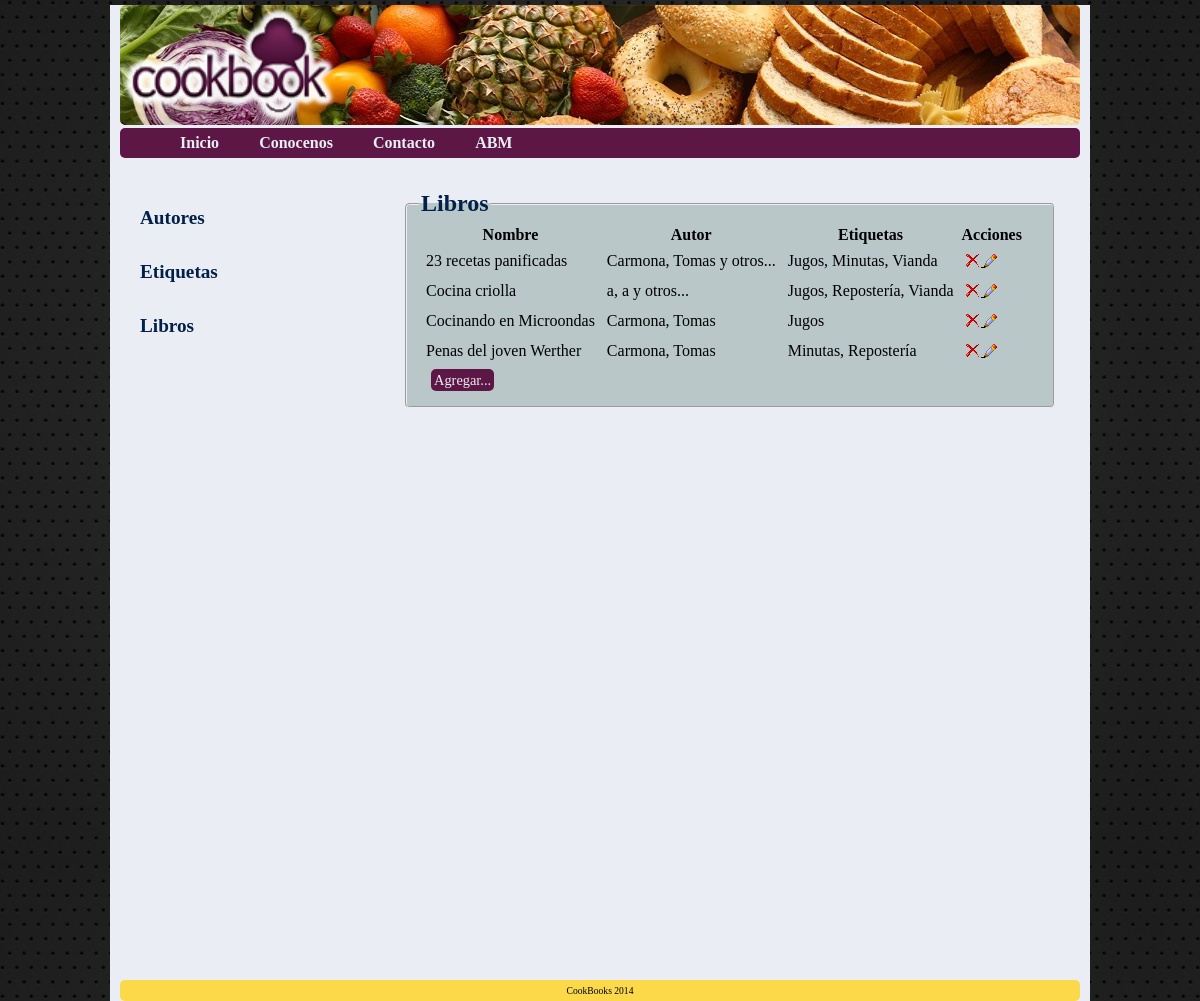
/CookBook/abm.php?abm=Libro, run on the app's committed database.
### tables this page shows
CREATE TABLE IF NOT EXISTS `libro` (
  `idLibro` int(11) NOT NULL AUTO_INCREMENT,
  `isbn` varchar(13) NOT NULL,
  `stock` int(11) NOT NULL,
  `stockMinimo` int(11) NOT NULL,
  `img` varchar(50) DEFAULT NULL,
  `origen` varchar(20) NOT NULL,
  `nombre` varchar(50) NOT NULL,
  `resumen` text NOT NULL,
  `idioma` varchar(20) NOT NULL,
  `precio` double NOT NULL,
  `cantPaginas` int(11) NOT NULL,
  `baja` tinyint(4) NOT NULL DEFAULT '0',
  PRIMARY KEY (`idLibro`),
  UNIQUE KEY `isbn` (`isbn`)
);

CREATE TABLE IF NOT EXISTS `autor` (
  `idAutor` int(11) NOT NULL AUTO_INCREMENT,
  `nombre` varchar(20) NOT NULL,
  `apellido` varchar(20) NOT NULL,
  `mail` varchar(30) DEFAULT NULL,
  PRIMARY KEY (`idAutor`)
);

### CookBook/abm.php (the view, shortened to what this page needs)
<html>
<head>
	<link href="css/style.css" type="text/css" rel="stylesheet">
</head>
<body>
	<div id="page">
		<div id="header">
			<div id="page-header">
				<div class=logo><a href="index.php"><img src="img/Imagen1.png" height=100% alt="logo" border="0px"></a></div>
			</div>
			<div id="header-menu">
				<ul id="navegacion">
					<li>
						<a href="index.php">Inicio</a>
					</li>
					<li>
						<a href="aboutUs.php">Conocenos</a>
					</li>
					<li>
						<a href="contacto.php">Contacto</a>
					</li>
					<li>
						<a href="abm.php">ABM</a>
					</li>
				</ul>
			</div>
		</div>
				<div id="content">
			<div id="left-bar">
				<?php
				 		echo '<h5><a href="abm.php?abm=Autor">Autores</a></h5>
						<h5><a href="abm.php?abm=Etiqueta">Etiquetas</a></h5>
					 	<h5><a href="abm.php?abm=Libro">Libros</a></h5>';
					?>
			</div>
			<div id="main-content">
				<?php
					if(isset($_GET["abm"])){
						echo '<fieldset style="margin:auto; width">';
						$abm=$_GET["abm"];
						if($abm=='Autor'){
							echo '<legend>'.$abm.'es </legend>';
						}else{
							echo '<legend>'.$abm.'s </legend>';
						}
						$tabla=$abm;
						$id='id'.$abm;
						switch($abm){
							case 'Libro':
							$sql = "SELECT * FROM `$tabla` order by `nombre`";
							break;
						}
						$query = mysql_query($sql);
						echo '<table>';
						echo '<tr><th>';
						if($abm=='Libro'){
							echo 'Nombre</th><th>Autor</th><th>Etiquetas';
						}
						echo'</th><th>Acciones</th></tr>';
						while ($row  = mysql_fetch_assoc($query)) {
							switch($abm){
								case 'Libro':
								$a= $row["nombre"];
								$b= $row[$id];
								$sql= "SELECT apellido, nombre FROM `autor` WHERE `idAutor` in (SELECT idAutor FROM `libroautor` WHERE `idLibro`=$b)";
								$queryautor= mysql_query($sql);
								$cantAutores = mysql_num_rows($queryautor);
								$autor = mysql_fetch_assoc($queryautor);
								$c= $autor["apellido"].', '.$autor["nombre"];
								echo "<tr><td>$a</td>";
								echo "<td>$c";
								if ($cantAutores > 1){
									echo " y otros...";
								}
								echo "</td>";
								$sql= "SELECT etiqueta FROM `etiqueta` WHERE `idEtiqueta` in (SELECT idEtiqueta FROM `libroetiqueta` WHERE `idLibro`=$b)";
								$queryetiqueta= mysql_query($sql);
								$d='';
								while($etiqueta = mysql_fetch_array($queryetiqueta)){
									if($d!=''){
										$d=$d.', ';
									}
									$d = $d.$etiqueta["etiqueta"];
								}
								echo "<td>$d</td>";
							}
							$b = $row["$id"];
							echo '<td><a onclick="if(!confirm(';
							echo " 'Desea borrar el elemento?' ";
							echo '))return false"; href="php/bajas.php?abm='.$abm.'&id='.$b.'"><img src="img/eliminar.png" title="Eliminar" /></a>';
							echo '<a href="php/formabm.php?abm='.$abm.'&id='.$b.'&nombre='.$a;
							if($abm=='Autor'){
								echo '&apellido='.$c;
							}
							echo '"><img src="img/editar.png" title="Editar"/></a>';
						}
						echo "<tr><td><span ><a id='agregar' href=\"php/formabm.php?abm=$abm";
						echo "\">Agregar... </span></td></tr></table>";
					}
					echo '</fieldset>';
			?>
			</div>
		</div>
		<div id="footer">CookBooks 2014</div>
	</div>
</body>
</html>

### CookBook/css/style.css (style rules this page uses)
body { font-family:"verdana"; background:url('../img/fondo.jpg') repeat; margin:0; padding:0; border-style:none; border-width:0px; }
img { border-style:none; border-width:0px; }
a { border-style:none; border-width:0px; }
td { padding:5px; }
fieldset { background-color:#B9C7C9; border-radius:5px; }
legend { font-size:1.5em; font-weight:bold; color:#01214A; }
#page { width:960px; height:auto; margin:0 auto; background-color: #EBEDF4; padding:0 10px; border-style:none; border-width:0px; }
#header { margin:5px auto; width:100%; height:150px; }
#page-header { margin-bottom:2.5px; width:100%; height:80%; background:url('../img/header.jpg'); border-radius:5px; }
.logo { text-align:left; float:left; padding-right:0px; border-style:none; border-width:0px; }
#page-header a:link { color:#EBEDF4; text-decoration:none; }
#header-menu { width:100%; height:20%; background-color:#5D1746; padding:auto; border-radius:5px; }
ul { list-style-type:none; margin:auto; border-style:none; border-width:0px; }
#navegacion li { float:left;padding-top:6px; height:100%; font-weight:bold; }
#navegacion li a { height:18px; }
#navegacion li a:link { color:#EBEDF4;background-color:#5D1746;text-decoration:none;padding:6px 20px; }
#content { background-color:transparent; margin:5px; width:100%; height:100%; padding-top: 15px; }
#left-bar { width:250px; height:100%; float:left; margin-left:15px; }
#main-content { width:650px; height:auto; margin:0; float:left; padding:15px; background-color:transparent; border-radius:5px; }
#footer { font-size:0.6em; background-color:#FBD949; width:auto; height:auto; clear:both; padding:5px 0; bottom:0px; text-align:center; border-radius:5px; }
h5 { font-size:1.2em; font-weight:bold; }
h5 a:link { color:#01214A;background-color:#EBEDF4;text-decoration:none; }
#agregar { font-size:0.9em; margin:5px 5px }
#agregar:link { color:#EBEDF4;background-color:#5D1746;border-radius:5px;text-decoration:none;padding:3px }

### data on the page
libro: nombre "23 recetas panificadas", autor.apellido+nombre "Carmona, Tomas", shows "y otros...", d "Jugos, Minutas, Vianda"
libro: nombre "Cocina criolla", autor.apellido+nombre "a, a", shows "y otros...", d "Jugos, Repostería, Vianda"
libro: nombre "Cocinando en Microondas", autor.apellido+nombre "Carmona, Tomas", d "Jugos"
libro: nombre "Penas del joven Werther", autor.apellido+nombre "Carmona, Tomas", d "Minutas, Repostería"

### other printed values
$abm "Libro"
